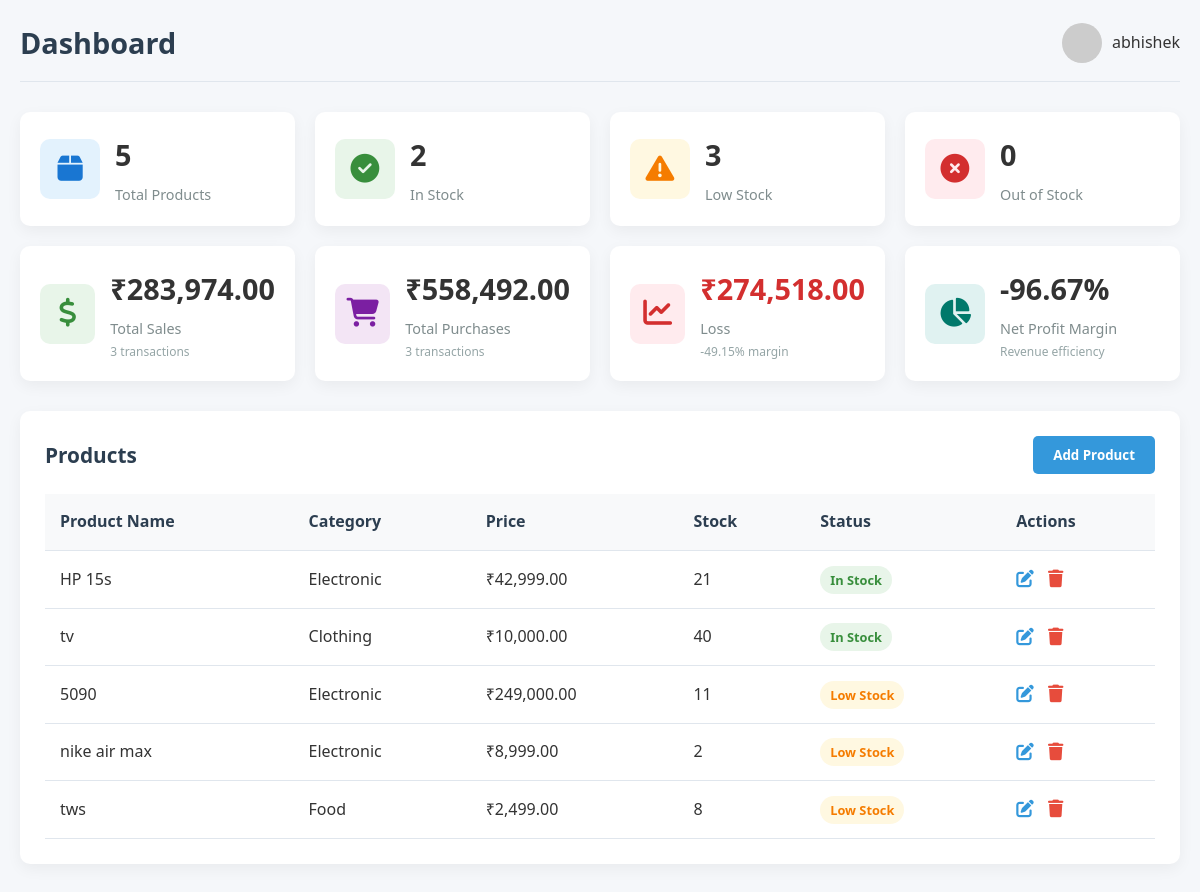
Screenshot of /dashboard.php (signed in) with the database file from the repository.
### tables this page shows
CREATE TABLE IF NOT EXISTS `products` (
  `id` int NOT NULL AUTO_INCREMENT,
  `admin_id` int NOT NULL DEFAULT '1',
  `name` varchar(255) NOT NULL,
  `category_id` int NOT NULL,
  `supplier_id` int DEFAULT NULL,
  `price` decimal(10,2) DEFAULT '0.00',
  `stock` int DEFAULT '0',
  `description` text,
  `created_at` timestamp NULL DEFAULT CURRENT_TIMESTAMP,
  PRIMARY KEY (`id`),
  KEY `category_id` (`category_id`),
  KEY `supplier_id` (`supplier_id`),
  KEY `idx_products_admin` (`admin_id`)
);

CREATE TABLE IF NOT EXISTS `categories` (
  `id` int NOT NULL AUTO_INCREMENT,
  `admin_id` int NOT NULL DEFAULT '1',
  `name` varchar(255) NOT NULL,
  `description` text,
  `gst_rate` decimal(5,2) DEFAULT '0.00',
  PRIMARY KEY (`id`),
  KEY `idx_categories_admin` (`admin_id`)
);

### dashboard.php (the view, shortened to what this page needs)
<?php
require 'db.php';
$admin_id = $_SESSION['admin_id'];
$fullname = $_SESSION['fullname'] ?? 'Admin User';
$sql_total = "SELECT COUNT(DISTINCT id) AS total FROM products WHERE admin_id = ?";
$stmt = $conn->prepare($sql_total);
$stmt->bind_param('i', $admin_id);
$stmt->execute();
$total_products = $stmt->get_result()->fetch_assoc()['total'];
$sql_instock = "SELECT COUNT(DISTINCT id) AS total FROM products WHERE admin_id = ? AND stock > 20";
$stmt = $conn->prepare($sql_instock);
$stmt->bind_param('i', $admin_id);
$stmt->execute();
$in_stock = $stmt->get_result()->fetch_assoc()['total'];
$sql_lowstock = "SELECT COUNT(DISTINCT id) AS total FROM products WHERE admin_id = ? AND stock > 0 AND stock <= 20";
$stmt = $conn->prepare($sql_lowstock);
$stmt->bind_param('i', $admin_id);
$stmt->execute();
$low_stock = $stmt->get_result()->fetch_assoc()['total'];
$sql_outstock = "SELECT COUNT(DISTINCT id) AS total FROM products WHERE admin_id = ? AND stock = 0";
$stmt = $conn->prepare($sql_outstock);
$stmt->bind_param('i', $admin_id);
$stmt->execute();
$out_of_stock = $stmt->get_result()->fetch_assoc()['total'];
$sql = "SELECT COUNT(*) AS total, COALESCE(SUM(total_amount), 0) AS total_amount FROM purchases WHERE admin_id = ?";
$stmt = $conn->prepare($sql);
$stmt->bind_param('i', $admin_id);
$stmt->execute();
$r = $stmt->get_result()->fetch_assoc();
$total_purchases = $r['total'];
$total_purchases_amount = $r['total_amount'];
$sql = "SELECT COUNT(*) AS total, COALESCE(SUM(total_amount), 0) AS total_amount FROM sales WHERE admin_id = ?";
$stmt = $conn->prepare($sql);
$stmt->bind_param('i', $admin_id);
$stmt->execute();
$r = $stmt->get_result()->fetch_assoc();
$total_sales = $r['total'];
$total_sales_amount = $r['total_amount'];
$profit_loss = $total_sales_amount - $total_purchases_amount;
?>
<!DOCTYPE html>
<html lang="en">
<head>
    <link rel="stylesheet" href="https://cdnjs.cloudflare.com/ajax/libs/font-awesome/6.4.0/css/all.min.css">
</head>
<body>
    <div class="header">
        <h2 class="page-title">Dashboard</h2>
        <div class="user-info">
            <img src="https://ui-avatars.com/api/?name=<?= urlencode($fullname) ?>&background=3498db&color=fff" alt="User">
            <span><?= htmlspecialchars($fullname) ?></span>
        </div>
    </div>
    <div class="dashboard-cards">
        <div class="card">
            <div class="card-icon bg-primary">
                <i class="fas fa-box"></i>
            </div>
            <div class="card-info">
                <h3><?php echo $total_products; ?></h3>
                <p>Total Products</p>
            </div>
        </div>
        <div class="card">
            <div class="card-icon bg-success">
                <i class="fas fa-check-circle"></i>
            </div>
            <div class="card-info">
                <h3><?php echo $in_stock; ?></h3>
                <p>In Stock</p>
            </div>
        </div>
        <div class="card">
            <div class="card-icon bg-warning">
                <i class="fas fa-exclamation-triangle"></i>
            </div>
            <div class="card-info">
                <h3><?php echo $low_stock; ?></h3>
                <p>Low Stock</p>
            </div>
        </div>
        <div class="card">
            <div class="card-icon bg-danger">
                <i class="fas fa-times-circle"></i>
            </div>
            <div class="card-info">
                <h3><?php echo $out_of_stock; ?></h3>
                <p>Out of Stock</p>
            </div>
        </div>
        <div class="card">
            <div class="card-icon bg-success">
                <i class="fas fa-dollar-sign"></i>
            </div>
            <div class="card-info">
                <h3>₹<?php echo number_format($total_sales_amount, 2); ?></h3>
                <p>Total Sales</p>
                <small><?php echo $total_sales; ?> transactions</small>
            </div>
        </div>
        <div class="card">
            <div class="card-icon bg-purple">
                <i class="fas fa-shopping-cart"></i>
            </div>
            <div class="card-info">
                <h3>₹<?php echo number_format($total_purchases_amount, 2); ?></h3>
                <p>Total Purchases</p>
                <small><?php echo $total_purchases; ?> transactions</small>
            </div>
        </div>
        <div class="card">
            <div class="card-icon <?php echo $profit_loss >= 0 ? 'bg-success' : 'bg-danger'; ?>">
                <i class="fas fa-chart-line"></i>
            </div>
            <div class="card-info">
                <h3 class="<?php echo $profit_loss >= 0 ? 'profit-text' : 'loss-text'; ?>">
                    ₹<?php echo number_format(abs($profit_loss), 2); ?>
                </h3>
                <p><?php echo $profit_loss >= 0 ? 'Profit' : 'Loss'; ?></p>
                <small>
                    <?php
                    if($total_purchases_amount > 0) {
                        $margin = ($profit_loss / $total_purchases_amount) * 100;
                        echo number_format($margin, 2) . '% margin';
                    } else {
                        echo 'N/A';
                    }
                    ?>
                </small>
            </div>
        </div>
        <div class="card">
            <div class="card-icon bg-teal">
                <i class="fas fa-chart-pie"></i>
            </div>
            <div class="card-info">
                <h3>
                    <?php
                    if($total_sales_amount > 0) {
                        $net_margin = ($profit_loss / $total_sales_amount) * 100;
                        echo number_format($net_margin, 2) . '%';
                    } else {
                        echo '0%';
                    }
                    ?>
                </h3>
                <p>Net Profit Margin</p>
                <small>Revenue efficiency</small>
            </div>
        </div>
    </div>
    <div class="content-section">
        <div class="section-header">
            <h3 class="section-title">Products</h3>
            <button class="btn btn-primary" id="addProductBtn">Add Product</button>
        </div>
        <div class="table-responsive">
            <table>
                <thead>
                    <tr>
                        <th>Product Name</th>
                        <th>Category</th>
                        <th>Price</th>
                        <th>Stock</th>
                        <th>Status</th>
                        <th>Actions</th>
                    </tr>
                </thead>
                <tbody>
                <?php
                $stmt = $conn->prepare("
                    SELECT p.id, p.name, p.price, p.stock, p.description, p.category_id, c.name AS category_name
                    FROM products p
                    JOIN categories c ON p.category_id = c.id
                    WHERE p.admin_id = ?
                    ORDER BY
                        CASE
                            WHEN p.stock > 20 THEN 1
                            WHEN p.stock > 0 THEN 2
                            ELSE 3
                        END, p.name
                ");
                $stmt->bind_param('i', $admin_id);
                $stmt->execute();
                $result = $stmt->get_result();
                if ($result->num_rows > 0) {
                    while ($product = $result->fetch_assoc()) { ?>
                    <tr>
                        <td><?php echo htmlspecialchars($product['name']); ?></td>
                        <td><?php echo htmlspecialchars($product['category_name']); ?></td>
                        <td>₹<?php echo number_format($product['price'], 2); ?></td>
                        <td><?php echo $product['stock']; ?></td>
                        <td>
                            <span class="status <?php
                                if($product['stock'] > 20) echo 'status-instock';
                                elseif($product['stock'] > 0) echo 'status-lowstock';
                                else echo 'status-outstock';
                            ?>">
                            <?php
                                if($product['stock'] > 20) echo 'In Stock';
                                elseif($product['stock'] > 0) echo 'Low Stock';
                                else echo 'Out of Stock';
                            ?>
                            </span>
                        </td>
                        <td>
                            <button class="action-btn edit-btn"
                                onclick='openEditModal(<?php echo json_encode($product); ?>)'>
                                <i class="fas fa-edit"></i>
                            </button>
                            <button class="action-btn delete-btn" onclick="deleteProduct(<?php echo $product['id']; ?>)">
                                <i class="fas fa-trash"></i>
                            </button>
                        </td>
                    </tr>
                    <?php }
                } else {
                    echo "<tr><td colspan='6' style='text-align:center;'>No products found</td></tr>";
                }
                ?>
                </tbody>
            </table>
        </div>
    </div>
</body>
</html>

### dashboard.php (style rules this page uses)
* { margin: 0; padding: 0; box-sizing: border-box; font-family: 'Segoe UI', Tahoma, Geneva, Verdana, sans-serif; }
body { background-color: #f5f7fa; color: #333; line-height: 1.6; padding: 20px; }
.header { display: flex; justify-content: space-between; align-items: center; margin-bottom: 30px; padding-bottom: 15px; border-bottom: 1px solid #e0e6ed; }
.page-title { font-size: 1.8rem; color: #2c3e50; }
.user-info { display: flex; align-items: center; }
.user-info img { width: 40px; height: 40px; border-radius: 50%; margin-right: 10px; object-fit: cover; }
.dashboard-cards { display: grid; grid-template-columns: repeat(auto-fit, minmax(250px, 1fr)); gap: 20px; margin-bottom: 30px; }
.card { background: white; border-radius: 10px; padding: 20px; box-shadow: 0 5px 15px rgba(0, 0, 0, 0.05); display: flex; align-items: center; transition: transform 0.3s; }
.card-icon { width: 60px; height: 60px; border-radius: 10px; display: flex; align-items: center; justify-content: center; font-size: 1.8rem; margin-right: 15px; }
.card-info h3 { font-size: 1.8rem; margin-bottom: 5px; }
.card-info p { color: #7f8c8d; font-size: 0.9rem; }
.card-info small { display: block; color: #95a5a6; font-size: 0.75rem; margin-top: 2px; }
.bg-primary { background-color: #e3f2fd; color: #1976d2; }
.bg-success { background-color: #e8f5e9; color: #388e3c; }
.bg-warning { background-color: #fff8e1; color: #f57c00; }
.bg-danger { background-color: #ffebee; color: #d32f2f; }
.bg-purple { background-color: #f3e5f5; color: #7b1fa2; }
.bg-teal { background-color: #e0f2f1; color: #00796b; }
.loss-text { color: #d32f2f; }
.content-section { background: white; border-radius: 10px; padding: 25px; margin-bottom: 30px; box-shadow: 0 5px 15px rgba(0, 0, 0, 0.05); }
.section-header { display: flex; justify-content: space-between; align-items: center; margin-bottom: 20px; }
.section-title { font-size: 1.3rem; color: #2c3e50; }
.btn { padding: 10px 20px; border: none; border-radius: 5px; cursor: pointer; font-weight: 600; transition: all 0.3s; }
.btn-primary { background-color: #3498db; color: white; }
.table-responsive { overflow-x: auto; }
table { width: 100%; border-collapse: collapse; }
table th, table td { padding: 15px; text-align: left; border-bottom: 1px solid #e0e6ed; }
table th { background-color: #f8f9fa; font-weight: 600; color: #2c3e50; }
.status { padding: 5px 10px; border-radius: 20px; font-size: 0.8rem; font-weight: 600; }
.status-instock { background-color: #e8f5e9; color: #388e3c; }
.status-lowstock { background-color: #fff8e1; color: #f57c00; }
.action-btn { border: none; background: none; cursor: pointer; margin-right: 10px; font-size: 1.1rem; transition: transform 0.2s; }
.edit-btn { color: #3498db; }
.delete-btn { color: #e74c3c; }

### rows the page displays
products: name "HP 15s", category.name "Electronic", price "42,999.00", stock "21", shows "In Stock"
products: name "tv", category.name "Clothing", price "10,000.00", stock "40", shows "In Stock"
products: name "5090", category.name "Electronic", price "249,000.00", stock "11", shows "Low Stock"
products: name "nike air max", category.name "Electronic", price "8,999.00", stock "2", shows "Low Stock"
products: name "tws", category.name "Food", price "2,499.00", stock "8", shows "Low Stock"

### other values shown
$fullname "abhishek"
$total_products "5"
$in_stock "2"
$low_stock "3"
$out_of_stock "0"
$total_sales_amount "283,974.00"
$total_sales "3"
$total_purchases_amount "558,492.00"
$total_purchases "3"
abs($profit_loss) "274,518.00"
$margin "-49.15"
$net_margin "-96.67"
